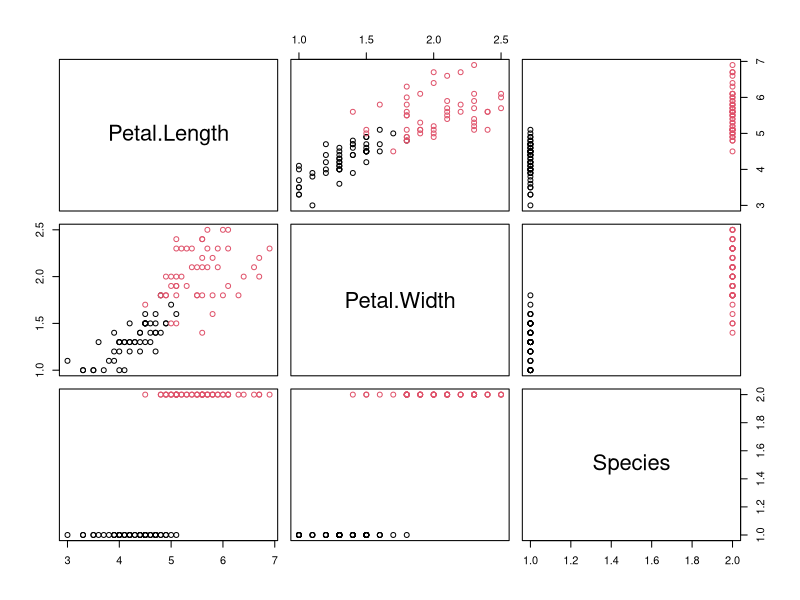

Recreate this plot in R.
data(iris)

dat <- iris[iris$Species %in% c('versicolor', "virginica"),#-----> どこの行を抜くか（TRUEの箇所だけ残す）
            c("Petal.Length", "Petal.Width", "Species")]#--------> どこの列を抜くか

iris$Species %in% c('versicolor', "virginica")#------------------> boolianが返ってくる
str(dat)#--------------------------------------------------------> setosaが残っている
dat$Species <- factor(dat$Species,levels = c("versicolor","virginica")) 
str(dat)
summary(dat)

# 可視化してみる
plot(dat, col=dat$Species)  # 可視化すると線形で判別できそうかどうかがだいたいあたりをつけられる！！
# Petalが大きいのがvirginica
# 線形で分類できそうに思える

#線形判別分析の実行
library(MASS)

# 判別分析は、lda関数で線形判別分析の実行
result <- lda(Species ~ ., data = dat)
result$scaling
#------結果------------------------------#
#                    LD1
# Petal.Length 0.8712821
# Petal.Width  2.9247035
#----------------------------------------#

# 判別得点の計算
sum(result$scaling * dat[1, c("Petal.Length", "Petal.Width")])# 目的変数だけ取り除く

# 予測のための修正
# speciesで分けて、それぞれ平均を算出
group_mean <- aggregate(.~Species, dat, mean)
group_center <- as.matrix(group_mean[, c("Petal.Length", "Petal.Width")]) %*% result$scaling
mean(group_center)


# 【最終的な判別得点】判別得点からそれぞれの平均をひき、０を中心として判別得点と比較できるようにする
sum(result$scaling * dat[1, c("Petal.Length", "Petal.Width")]) - mean(group_center)



# 上記式をlda関数で実施
pred <- predict(result, dat[,c("Petal.Length", "Petal.Width")])
pred

pred$class  #予測ラベル
dat$Species #正解ラベル

#正誤チェック
pred$class == dat$Species
sum(pred$class == dat$Species)

#正解率の計算
sum(pred$class == dat$Species) / 100


# 群間分散の行列S_Bの計算
group_mean <- aggregate(.~Species, dat, mean)
group_mean <- group_mean[,c("Petal.Length", "Petal.Width")] # spiceiesのカラムを削除
group_mean

x_diff <- as.numeric(group_mean[1,]-group_mean[2,]) #群平均の引き算

sb <- x_diff %*% t(x_diff)
sb


# 群内分散の計算
Sm <- cov(dat[dat$Species=="versicolor",c("Petal.Length", "Petal.Width")])
Sp <- cov(dat[dat$Species=="virginica",c("Petal.Length", "Petal.Width")])

SW <- 1/(100-2)*((50-1)*Sm+(50-1)*Sp)
SW

# w1、w2を求める
# SW^(-1)SBの固有ベクトル
eigen(solve(SW) %*% sb) # solveは逆行列を求める関数



# 非線形判別分析
library(MASS)

result <- qda(Species~Petal.Length + Petal.Width, data = dat)
result

#予測をしてみる
pred <- predict(result, dat[1:10, c("Petal.Length", "Petal.Width")])
pred
